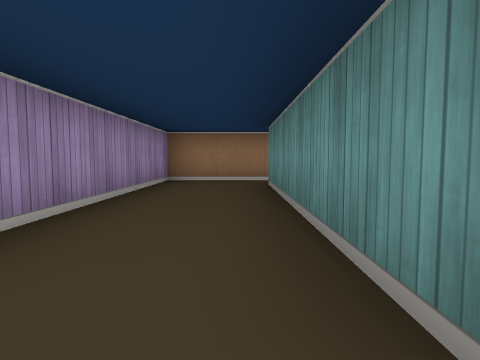
View 1 (above)

18 first-person views from a walk through a cub3D maze. The camera is about half as high as the walls, tilts 4° down and sees 75° across. The floor is counted in squares. Each view is taken from the middle of a square. On the plan, view 1 faces up. The plan holds only what a view shows up to about 9 squares ahead; the rest is blank.

View 2
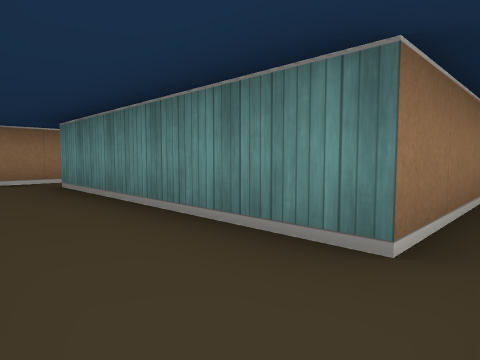

View 3
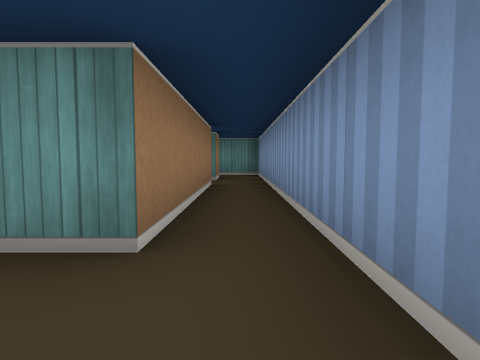

View 4
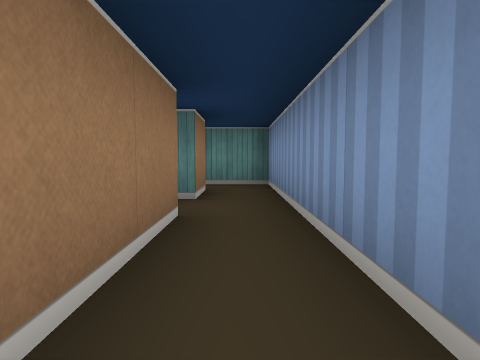

View 5
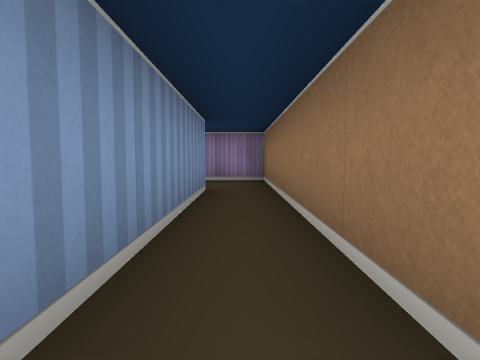

View 6
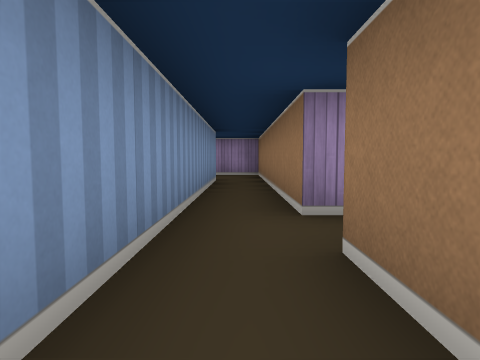

View 7
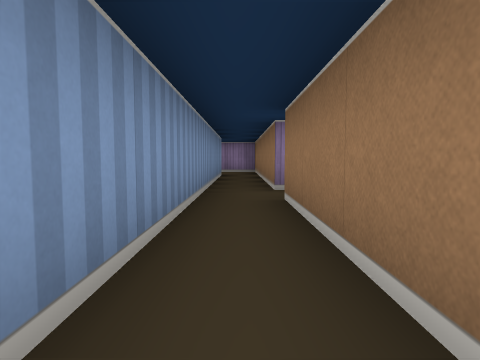

View 8
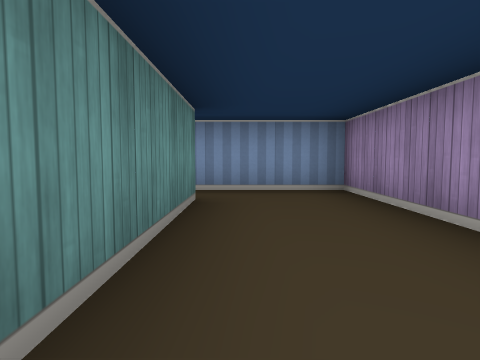

View 9
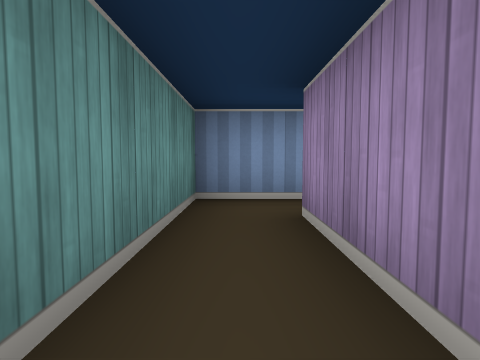

View 10
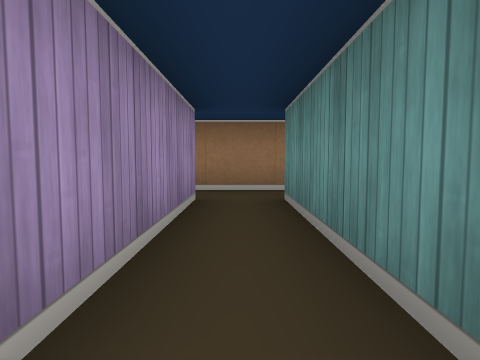

View 11
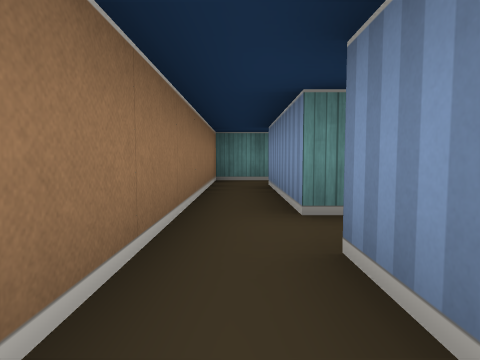

View 12
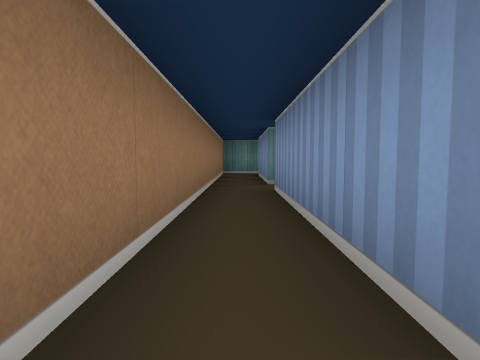

View 13
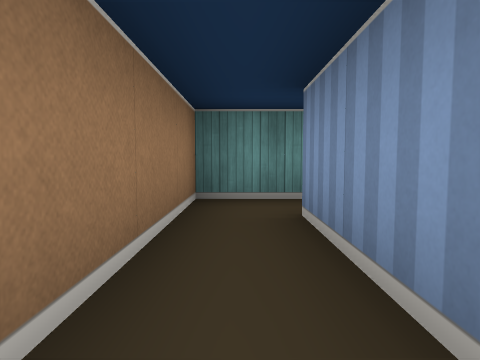

View 14
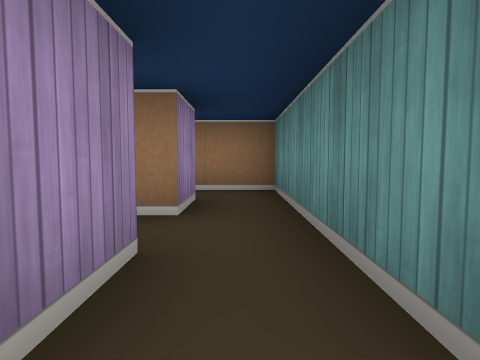

View 15
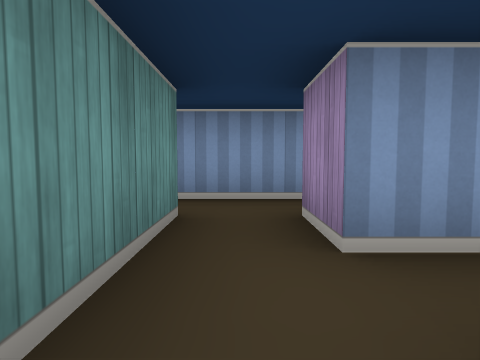

View 16
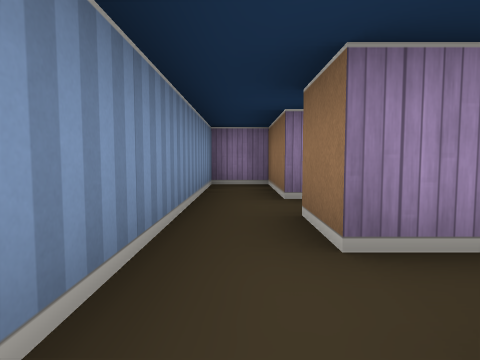

View 17
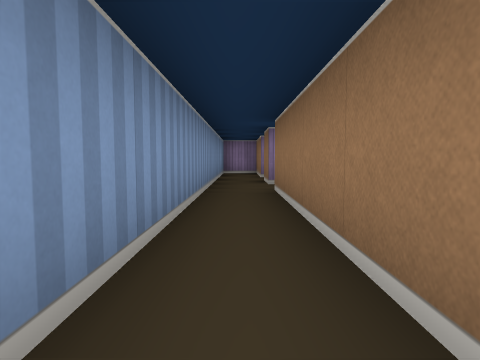

View 18
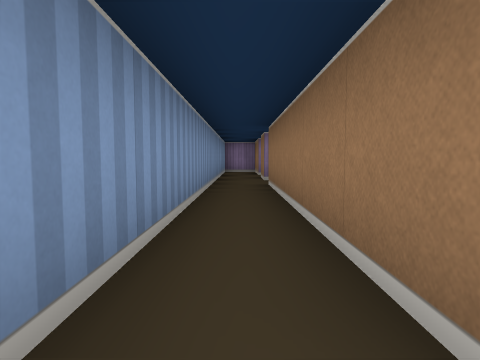

### Floor plan
Points are (right, up) in squares from view 1. A wall is a line through its corners. A room is listed if a view was taken in it or the views show most of it. See-through windows are left out.
Room 1 (views 1, 2, 3, 4, 5, 6, 7, 8)
walls: (4.5, 6.5) (-1.5, 6.5) (-1.5, -0.5) (6.5, -0.5); (8.4, 6.5) (5.5, 6.5); (4.5, 0.5) (0.5, 0.5) (0.5, 5.5) (8.4, 5.5); (6.5, 0.5) (5.5, 0.5)
ways out: opening at (6, 0) to room 2; opening at (5, 1); opening at (5, 7)
Room 2 (views 9, 10, 11, 12, 13, 15)
walls: (6.5, -0.5) (7.5, -0.5) (7.5, 3.5) (10.5, 3.5) (10.5, 2.5); (2.6, 3.5) (6.5, 3.5) (6.5, 0.5); (11.5, 2.5) (11.5, 4.5) (2.6, 4.5)
ways out: opening at (6, 0) to room 1; opening at (11, 3) to room 5
Room 3 (view 14)
walls: (10.5, 0.5) (8.5, 0.5) (8.5, -0.5) (11.5, -0.5)
ways out: opening at (12, 0) to room 4; opening at (11, 1) to room 5
Room 4 (views 16, 17, 18)
walls: (18.4, 0.5) (13.5, 0.5); (12.5, 1.2) (12.5, 0.5) (11.5, 0.5); (11.5, -0.5) (18.4, -0.5)
ways out: opening at (12, 0) to room 3; opening at (13, 1)
Room 5 (no view inside)
walls: (9.8, 1.5) (10.5, 1.5) (10.5, 0.5); (10.5, 2.5) (10.1, 2.5); (11.5, 0.5) (11.5, 2.5)
ways out: opening at (11, 3) to room 2; opening at (11, 1) to room 3

Positions as (right, up) in squares from view 1, and headings:
1: (0, 0), facing up
2: (-1, 0), facing up-right
3: (-1, 0), facing right
4: (2, 0), facing right
5: (5, 6), facing left
6: (7, 6), facing left
7: (9, 6), facing left
8: (0, 4), facing down
9: (7, 3), facing down
10: (7, 0), facing up
11: (5, 4), facing right
12: (2, 4), facing right
13: (8, 4), facing right
14: (11, 0), facing up
15: (11, 3), facing down
16: (14, 0), facing left
17: (18, 0), facing left
18: (19, 0), facing left
